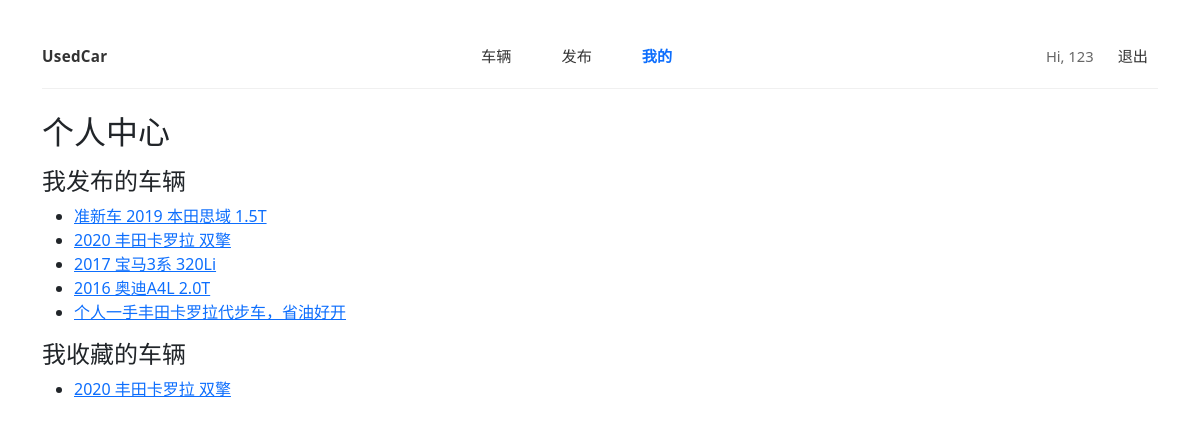
The app's page /profile (signed in) with its own data.
### app/models.py (models this page shows, shortened)
class User(db.Model, UserMixin):
    id = db.Column(db.Integer, primary_key=True)
    email = db.Column(db.String(120), unique=True, index=True, nullable=False)
    username = db.Column(db.String(40), unique=True, index=True, nullable=False)
    password_hash = db.Column(db.String(255), nullable=False)
    is_admin = db.Column(db.Boolean, default=False)
    cars = db.relationship("Car", backref="seller", lazy=True)
    favorites = db.relationship("Favorite", backref="user", lazy=True)

class Car(db.Model):
    id = db.Column(db.Integer, primary_key=True)
    title = db.Column(db.String(120), nullable=False)
    brand = db.Column(db.String(40), index=True, nullable=False)
    model = db.Column(db.String(60), nullable=False)
    year = db.Column(db.Integer, index=True, nullable=False)
    mileage_km = db.Column(db.Integer, nullable=False)
    price = db.Column(db.Integer, index=True, nullable=False)
    city = db.Column(db.String(40), index=True, nullable=False)
    description = db.Column(db.Text, nullable=True)
    image_filename = db.Column(db.String(255), nullable=True)
    is_active = db.Column(db.Boolean, default=True, index=True)
    created_at = db.Column(db.DateTime, default=datetime.utcnow, index=True)
    seller_id = db.Column(db.Integer, db.ForeignKey("user.id"), nullable=False)
    messages = db.relationship("Message", backref="car", lazy=True, cascade="all, delete-orphan")
    favorites = db.relationship("Favorite", backref="car", lazy=True, cascade="all, delete-orphan")

### app/routes.py (the view)
    @app.get("/profile")
    @login_required
    def profile():
        my_cars = Car.query.filter_by(seller_id=current_user.id, is_active=True).order_by(Car.created_at.desc()).all()
        favs = Favorite.query.filter_by(user_id=current_user.id).all()
        fav_cars = [f.car for f in favs]
        return render_template("profile.html", my_cars=my_cars, fav_cars=fav_cars)

### app/models.py (called while the page is built)
@login_manager.user_loader
def load_user(user_id: str):
    return db.session.get(User, int(user_id))

### app/templates/profile.html (shortened to what this page needs)
{% extends "base.html" %}
{% block content %}
<h2>个人中心</h2>
<h4 class="mt-3">我发布的车辆</h4>
<ul>
  {% for car in my_cars %}
    <li><a href="{{ url_for('car_detail', car_id=car.id) }}">{{ car.title }}</a></li>
  {% else %}
    <li class="text-muted">暂无</li>
  {% endfor %}
</ul>
<h4 class="mt-3">我收藏的车辆</h4>
<ul>
  {% for car in fav_cars %}
    <li><a href="{{ url_for('car_detail', car_id=car.id) }}">{{ car.title }}</a></li>
  {% else %}
    <li class="text-muted">暂无</li>
  {% endfor %}
</ul>
{% endblock %}

### app/templates/base.html (shortened to what this page needs)
<!doctype html>
<html lang="zh">
<head>
  <link rel="stylesheet" href="https://cdn.jsdelivr.net/npm/bootstrap@5.3.3/dist/css/bootstrap.min.css">
  <link rel="stylesheet" href="{{ url_for('static', filename='css/app.css') }}">
</head>
<body class="container py-4">
<nav class="topnav mb-4">
  <div class="topnav-inner">
    <a class="brand" href="{{ url_for('index') }}">UsedCar</a>
    <div class="links">
      <a class="{{ 'active' if request.endpoint=='car_list' else '' }}" href="{{ url_for('car_list') }}">车辆</a>
      {% if current_user.is_authenticated %}
        <a class="{{ 'active' if request.endpoint=='car_create' else '' }}" href="{{ url_for('car_create') }}">发布</a>
        <a class="{{ 'active' if request.endpoint=='profile' else '' }}" href="{{ url_for('profile') }}">我的</a>
      {% endif %}
    </div>
    <div class="actions">
      {% if current_user.is_authenticated %}
        <span class="user">Hi, {{ current_user.username }}</span>
        <a class="btn-link" href="{{ url_for('logout') }}">退出</a>
      {% else %}
        <a class="btn-link {{ 'active' if request.endpoint=='login' else '' }}" href="{{ url_for('login') }}">登录</a>
        <a class="btn-solid {{ 'active' if request.endpoint=='register' else '' }}" href="{{ url_for('register') }}">注册</a>
      {% endif %}
    </div>
  </div>
</nav>
{% block content %}{% endblock %}
</body>
</html>

### app/static/css/app.css (style rules this page uses)
.topnav { position: sticky; top: 0; z-index: 10; background: rgba(255, 255, 255, 0.85); backdrop-filter: blur(10px); border-bottom: 1px solid rgba(0,0,0,0.06); }
.topnav-inner { height: 64px; display: flex; align-items: center; justify-content: space-between; gap: 16px; }
.brand { font-weight: 800; letter-spacing: 0.3px; color: #111; text-decoration: none; }
.links, .actions { display: flex; align-items: center; gap: 14px; }
.links { gap: 50px; }
.topnav a { color: #333; text-decoration: none; font-size: 0.95rem; }
.topnav a.active { color: #0d6efd; font-weight: 600; }
.user { color: #666; font-size: 0.92rem; }
.btn-link { padding: 8px 10px; border-radius: 10px; }

### records on screen
User: username "123"
Car: title "准新车 2019 本田思域 1.5T"
Car: title "2020 丰田卡罗拉 双擎"
Car: title "2017 宝马3系 320Li"
Car: title "2016 奥迪A4L 2.0T"
Car: title "个人一手丰田卡罗拉代步车，省油好开"
